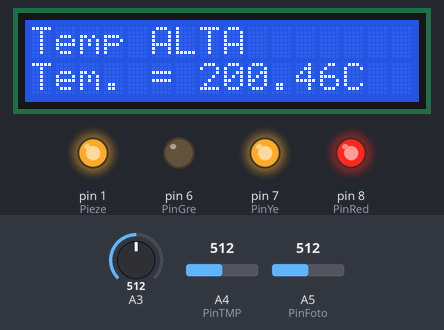
Recording of a sketch running on a simulated Arduino Uno, built with avr-gcc and run on an emulated ATmega328P. Shown: 16×2 character LCD, output pins drawn as LEDs (lit = HIGH). The inputs (shaded band) are chosen by the test bench; at power-on: A3 = 512, A4 (PinTMP) = 512, A5 (PinFoto) = 512.

Above: at 0.1 s.
At 5.2 s:
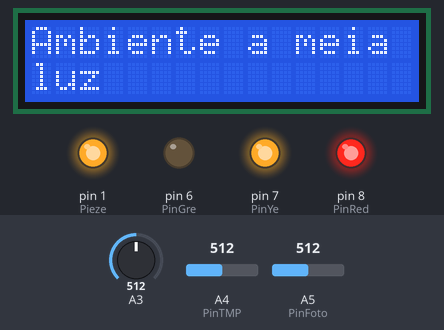
At 10.2 s:
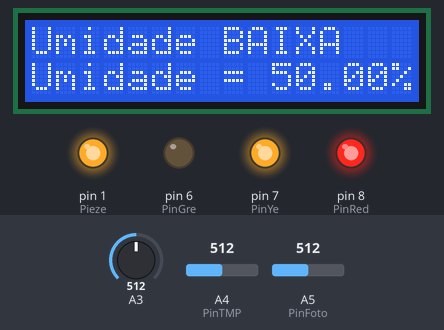
Timing chart, 0 to 11.7 s (numbered marks = the images above):
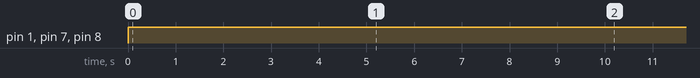

The sketch:

code.ino
```cpp
#include  <LiquidCrystal.h>
LiquidCrystal LCD(12,11,5,4,3,2);

float centigrado(){
int dato;
float c;
dato=analogRead(A4);
c = ((5.0* dato /1023)*100.0)-49.78;
return (c);}

int PinRed = 8;
int PinYe = 7;
int PinGre = 6;
int Pieze = 1;
int PinFoto = A5;

float humiditysensorOutput = 0;


const int PinTMP = A4;
int RawValue= 0;
double Voltage = 0;
double tempC = 0;

int sensorValue = 0;
int i = 0;
int SensorUmidPino = 13;

void setup(){

  pinMode(PinRed , OUTPUT);
  pinMode(PinYe ,OUTPUT);
  pinMode(PinGre ,OUTPUT);
  pinMode(Pieze ,OUTPUT);
  pinMode(PinFoto ,INPUT);
  pinMode(PinTMP ,INPUT);
  pinMode(A3 ,INPUT);
}

void loop() {

    temperatura();
}

void temperatura() {


 while (i < 9){

    float centigrados = centigrado();
   	int sensorValue = analogRead(PinFoto);
    float humiditysensorOutput = analogRead(A3);
    float humidity = map(humiditysensorOutput, 0, 1023, 0, 100);


    if (centigrados > 15 || centigrados < 10 ||
        sensorValue > 600||
        humiditysensorOutput <= 613.8 ||
        humiditysensorOutput >= 818.4){

    	digitalWrite(Pieze, HIGH);
        digitalWrite(PinGre, LOW);

    }else if (centigrados < 15 && centigrados > 10 ||
        sensorValue < 200 ||
        humiditysensorOutput >= 613.8 ||
        humiditysensorOutput <= 818.4){

      	digitalWrite(PinGre, HIGH);
        digitalWrite(Pieze, LOW);

    }else{
      digitalWrite(Pieze, LOW);
    }


   if (centigrados > 15 && centigrados < 130 ||
       centigrados > -31 && centigrados < 10 ||
     sensorValue > 600 && sensorValue < 1023 ||
       sensorValue > 200){

    	digitalWrite(PinYe, HIGH);
        digitalWrite(PinGre, LOW);
    }else{
        digitalWrite(PinYe, LOW);
    }


      if (sensorValue > 600 && sensorValue < 1023 ||
        humiditysensorOutput < 613.8 ||
        humiditysensorOutput > 818.4 ){

        digitalWrite(PinRed, HIGH);
        digitalWrite(PinGre, LOW);

    }else{
        digitalWrite(PinRed, LOW);
    }


    if (centigrados < 10){

      LCD.begin(16,2);
      LCD.print("Tempe BAIXA");
      LCD.setCursor(0,1);
      LCD.print("Tem. = ");
      LCD.setCursor(7,1);
      LCD.print(centigrados);
      LCD.print("C");
      delay(5000);
       }else if (centigrados > 15){
      LCD.begin(16,2);
      LCD.print("Temp ALTA");
      LCD.setCursor(0,1);
      LCD.print("Tem. = ");
      LCD.setCursor(7,1);
      LCD.print(centigrados);
      LCD.print("C");
      delay(5000);

      }else{
      LCD.begin(16,2);
      LCD.print("Temperatura OK");
      LCD.setCursor(0,1);
      LCD.print("Tem. = ");
      LCD.setCursor(7,1);
      LCD.print(centigrados);
      LCD.print("C");
      delay(5000);
        }


       if (sensorValue < 200){

      LCD.begin(16,2);
      LCD.print("Ambiente OK ");
      delay(5000);
       }else if (sensorValue > 600){
      LCD.begin(16,2);
      LCD.print("Ambiente muito");
      LCD.setCursor(0,1);
      LCD.print("CLARO");
      delay(5000);

      }else{
      LCD.begin(16,2);
      LCD.print("Ambiente a meia");
      LCD.setCursor(0,1);
      LCD.print("luz");
      delay(5000);
      }


  	  if (humiditysensorOutput <= 613.8){
      LCD.begin(16,2);
      LCD.print("Umidade BAIXA");
      LCD.setCursor(0,1);
      LCD.print("Umidade = ");
      LCD.setCursor(10,1);
      LCD.print(humidity);
      LCD.print("%");
      delay(5000);

       }else if (humiditysensorOutput >= 818.4 ){
      LCD.begin(16,2);
      LCD.print("Umidade ALTA");
      LCD.setCursor(0,1);
      LCD.print("Umidade = ");
      LCD.setCursor(10,1);
      LCD.print(humidity);
      LCD.print("%");
      delay(5000);
      }else{

      LCD.begin(16,2);
      LCD.print("Umidade OK");
      LCD.setCursor(0,1);
      LCD.print("Umidade = ");
      LCD.setCursor(10,1);
      LCD.print(humidity);
      LCD.print("%");
      delay(5000);
        }
    }
}
```

Measured:
- by itself, pin 1 (Pieze), pin 7 (PinYe), pin 8 (PinRed): LOW → HIGH at 0.00 s
- by itself, everything shown: repeats every 15.2 s, in 3 steps
- what the display in image 0 shows lasts 5.0 s, from 0.1 s to 5.1 s
